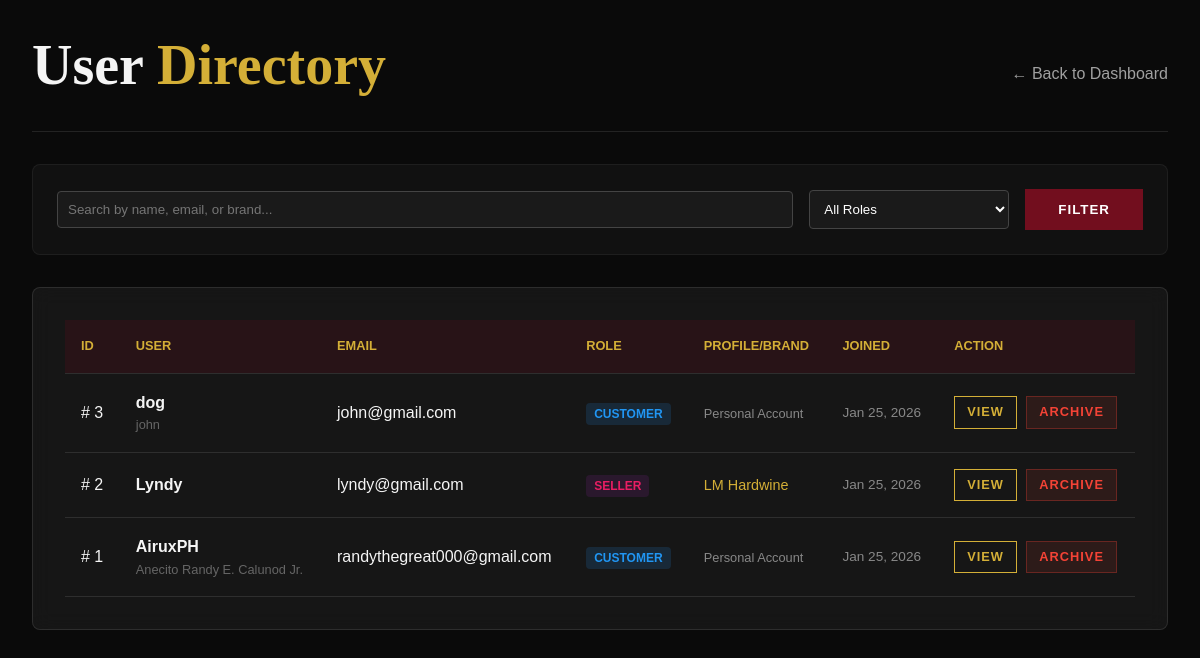
Page /admin/users.php (signed in) on the committed database.
### tables this page shows
CREATE TABLE `customer_profiles` (
  `id` int(11) NOT NULL,
  `user_id` int(11) NOT NULL,
  `full_name` varchar(100) DEFAULT NULL,
  `phone_number` varchar(20) DEFAULT NULL,
  `default_shipping_address` text DEFAULT NULL
);

CREATE TABLE `users` (
  `id` int(11) NOT NULL,
  `username` varchar(50) NOT NULL,
  `email` varchar(100) NOT NULL,
  `password_hash` varchar(255) NOT NULL,
  `role` enum('customer','seller') NOT NULL DEFAULT 'customer',
  `created_at` timestamp NULL DEFAULT current_timestamp(),
  `updated_at` timestamp NULL DEFAULT current_timestamp() ON UPDATE current_timestamp(),
  `is_deleted` tinyint(1) DEFAULT 0,
  `deletion_requested` tinyint(1) DEFAULT 0
);

CREATE TABLE `seller_profiles` (
  `id` int(11) NOT NULL,
  `user_id` int(11) NOT NULL,
  `brand_name` varchar(100) NOT NULL,
  `brand_description` text DEFAULT NULL,
  `brand_logo_path` varchar(255) DEFAULT NULL,
  `contact_email` varchar(100) DEFAULT NULL
);

### admin/users.php (the view, shortened to what this page needs)
<?php
include '../includes/db.php';
$search = isset($_GET['search']) ? trim($_GET['search']) : '';
$sql = "SELECT u.*, cp.full_name, sp.brand_name
        FROM users u
        LEFT JOIN customer_profiles cp ON u.id = cp.user_id
        LEFT JOIN seller_profiles sp ON u.id = sp.user_id
        WHERE 1=1";
$params = [];
$sql .= " ORDER BY u.is_deleted ASC, u.created_at DESC";
$stmt = $pdo->prepare($sql);
$stmt->execute($params);
$users = $stmt->fetchAll(PDO::FETCH_ASSOC);
?>
<!DOCTYPE html>
<html lang="en">
<head>
    <link rel="stylesheet" href="../css/style.css">
</head>
<body>
    <div class="admin-container">
        <div class="page-header">
            <h1>User <span class="text-accent">Directory</span></h1>
            <a href="index.php" style="color: var(--color-text-muted);">← Back to Dashboard</a>
        </div>
        <form class="filters">
            <input type="text" name="search" class="filter-input" placeholder="Search by name, email, or brand..."
                value="<?php echo htmlspecialchars($search); ?>">
            <select name="role" class="filter-input" style="max-width: 200px;">
                <option value="">All Roles</option>
            </select>
            <button type="submit" class="btn btn-primary">Filter</button>
        </form>
        <div class="glass-card">
            <table class="user-table">
                <thead>
                    <tr>
                        <th>ID</th>
                        <th>User</th>
                        <th>Email</th>
                        <th>Role</th>
                        <th>Profile/Brand</th>
                        <th>Joined</th>
                        <th>Action</th>
                    </tr>
                </thead>
                <tbody>
                    <?php if (empty($users)): ?>
                        <tr>
                            <td colspan="7" style="text-align: center; padding: 3rem; color: #666;">No users found matching
                                your criteria.</td>
                        </tr>
                    <?php else: ?>
                        <?php foreach ($users as $u): ?>
                            <tr>
                                <td>#
                                    <?php echo $u['id']; ?>
                                </td>
                                <td>
                                    <div style="font-weight: bold; <?php echo $u['is_deleted'] ? 'color: #777; text-decoration: line-through;' : ''; ?>">
                                        <?php echo htmlspecialchars($u['username']); ?>
                                    </div>
                                    <div style="font-size: 0.8rem; color: #666;">
                                        <?php echo htmlspecialchars($u['full_name'] ?? ''); ?>
                                    </div>
                                </td>
                                <td>
                                    <?php echo htmlspecialchars($u['email']); ?>
                                </td>
                                <td>
                                    <span class="role-badge role-<?php echo $u['role']; ?>">
                                        <?php echo $u['role']; ?>
                                    </span>
                                </td>
                                <td>
                                    <?php if ($u['role'] === 'seller'): ?>
                                        <span style="color: var(--color-accent); font-size: 0.9rem;">
                                            <?php echo htmlspecialchars($u['brand_name'] ?? 'N/A'); ?>
                                        </span>
                                    <?php else: ?>
                                        <span style="color: #888; font-size: 0.8rem;">Personal Account</span>
                                    <?php endif; ?>
                                </td>
                                <td style="font-size: 0.85rem; color: #888;">
                                    <?php echo date('M d, Y', strtotime($u['created_at'])); ?>
                                </td>
                                <td>
                                    <a href="view_user.php?id=<?php echo $u['id']; ?>" class="btn btn-sm" style="margin-right: 5px;">View</a>
                                    <?php if ($u['is_deleted']): ?>
                                        <a href="?action=restore&id=<?php echo $u['id']; ?>"
                                           class="btn btn-sm"
                                           style="background: rgba(76, 175, 80, 0.1); color: #4caf50; border: 1px solid rgba(76, 175, 80, 0.3);">
                                            Restore
                                        </a>
                                    <?php else: ?>
                                        <a href="?action=archive&id=<?php echo $u['id']; ?>"
                                           class="btn btn-sm"
                                           onclick="return confirm('Are you sure you want to archive this user? They will not be able to login.');"
                                           style="background: rgba(244, 67, 54, 0.1); color: #f44336; border: 1px solid rgba(244, 67, 54, 0.3);">
                                            Archive
                                        </a>
                                    <?php endif; ?>
                                </td>
                            </tr>
                        <?php endforeach; ?>
                    <?php endif; ?>
                </tbody>
            </table>
        </div>
    </div>
</body>
</html>

### css/style.css (style rules this page uses)
:root { --color-bg-main: #0a0a0a; --color-bg-secondary: #141414; --color-bg-card: rgba(30, 30, 30, 0.6); --color-primary: #720e1e; --color-primary-light: #a52a2a; --color-accent: #d4af37; --color-text-main: #f5f5f5; --color-text-muted: #a0a0a0; --font-heading: 'Playfair Display', serif; --font-body: 'Outfit', sans-serif; --spacing-xs: 0.5rem; --spacing-sm: 1rem; --spacing-md: 2rem; --spacing-lg: 4rem; --spacing-xl: 8rem; --glass-bg: rgba(255, 255, 255, 0.05); --glass-border: 1px solid rgba(255, 255, 255, 0.1); --shadow-main: 0 10px 30px rgba(0, 0, 0, 0.5); --transition-fast: 0.3s ease; }
*, *::before, *::after { box-sizing: border-box; margin: 0; padding: 0; }
html { scroll-behavior: smooth; }
body { background-color: var(--color-bg-main); color: var(--color-text-main); font-family: var(--font-body); line-height: 1.6; overflow-x: hidden; }
h1, h2, h3, h4, h5, h6 { font-family: var(--font-heading); color: var(--color-text-main); margin-bottom: var(--spacing-sm); line-height: 1.2; }
h1 { font-size: 3.5rem; }
a { color: inherit; text-decoration: none; transition: var(--transition-fast); }
.text-accent { color: var(--color-accent); }
.btn { display: inline-block; padding: 12px 32px; background: transparent; border: 1px solid var(--color-accent); color: var(--color-accent); font-family: var(--font-body); font-weight: 600; text-transform: uppercase; letter-spacing: 1px; cursor: pointer; transition: var(--transition-fast); }
.btn-primary { background: var(--color-primary); border-color: var(--color-primary); color: white; }
.glass-card { background: var(--glass-bg); backdrop-filter: blur(10px); border: var(--glass-border); padding: var(--spacing-md); border-radius: 8px; position: relative; }
:root { --header-height: 80px; }

### admin/users.php (style rules this page uses)
.admin-container { max-width: 1200px; margin: 0 auto; padding: 2rem; }
.page-header { display: flex; justify-content: space-between; align-items: center; margin-bottom: 2rem; border-bottom: 1px solid rgba(255, 255, 255, 0.1); padding-bottom: 1rem; }
.filters { display: flex; gap: 1rem; margin-bottom: 2rem; align-items: center; background: rgba(255, 255, 255, 0.03); padding: 1.5rem; border-radius: 8px; border: 1px solid rgba(255, 255, 255, 0.05); }
.filter-input { background: #1a1a1a; border: 1px solid #444; color: white; padding: 10px; border-radius: 4px; flex: 1; }
.user-table { width: 100%; border-collapse: collapse; }
.user-table th, .user-table td { text-align: left; padding: 1rem; border-bottom: 1px solid rgba(255, 255, 255, 0.1); }
.user-table th { background: rgba(114, 14, 30, 0.2); color: var(--color-accent); font-size: 0.8rem; text-transform: uppercase; }
.role-badge { padding: 4px 8px; border-radius: 4px; font-size: 0.75rem; font-weight: 700; text-transform: uppercase; }
.role-customer { background: rgba(33, 150, 243, 0.15); color: #2196f3; }
.role-seller { background: rgba(156, 39, 176, 0.15); color: #e91e63; }
.btn-sm { padding: 5px 12px; font-size: 0.8rem; }

### rows in the picture
customer_profiles: user "3", user.username "dog", full_name "john", user.email "john@gmail.com", user.role "CUSTOMER", shows "Personal Account", user.created_at "Jan 25, 2026"
seller_profiles: user "2", user.username "Lyndy", user.email "lyndy@gmail.com", user.role "SELLER", brand_name "LM Hardwine", user.created_at "Jan 25, 2026"
customer_profiles: user "1", user.username "AiruxPH", full_name "Anecito Randy E. Calunod Jr.", user.email "randythegreat000@gmail.com", user.role "CUSTOMER", shows "Personal Account", user.created_at "Jan 25, 2026"
